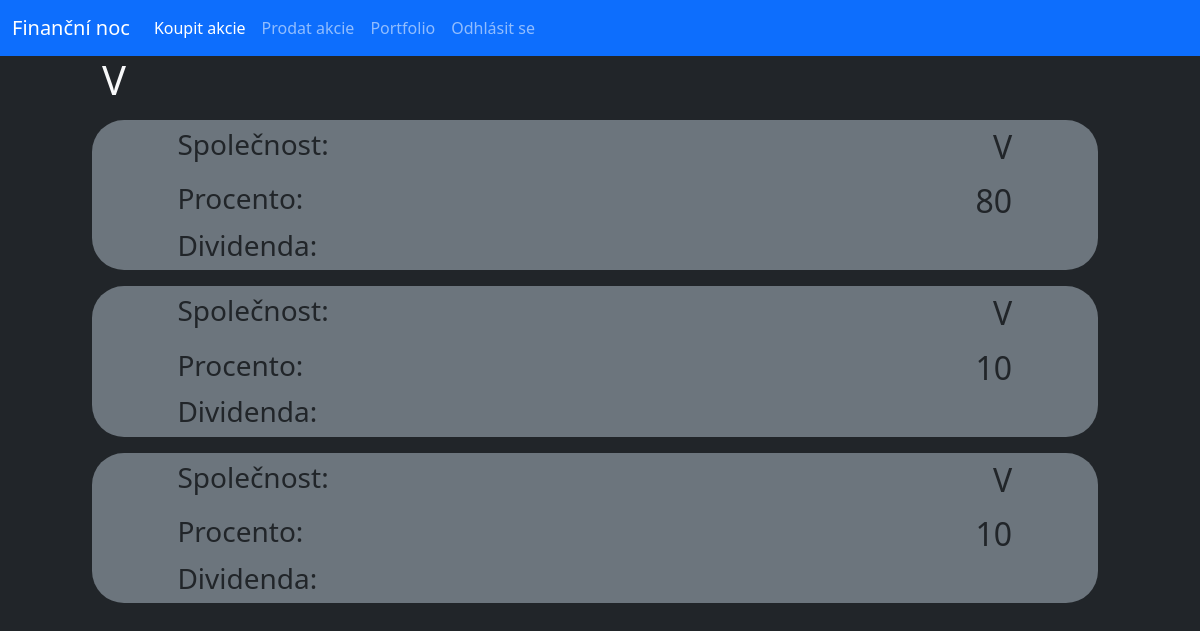
Page /user (signed in) on the earlier database version.
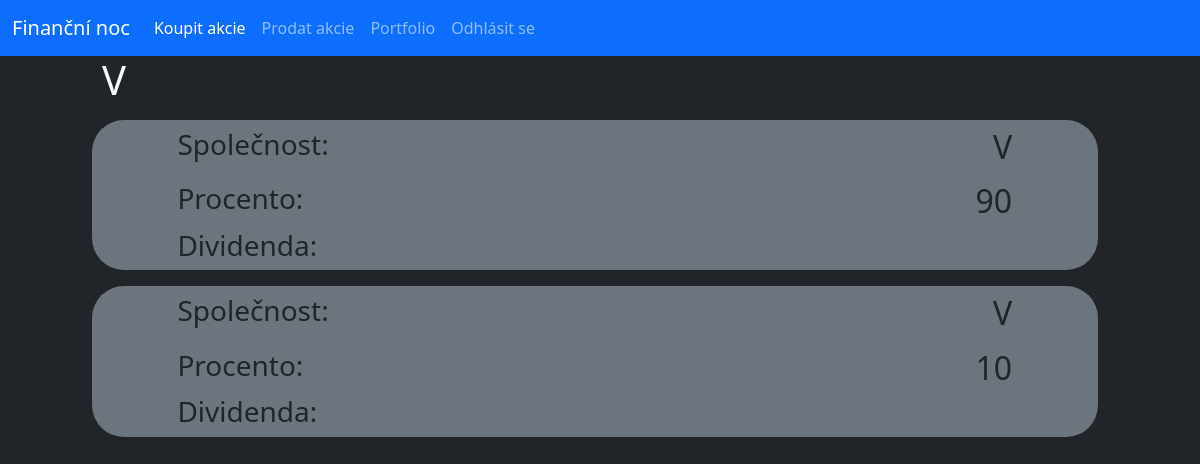
Same page on the later database version.
### database.py (models this page shows, shortened)
class Stock(db.Model):
    _id = db.Column("id", db.Integer, primary_key=True)
    owner = db.Column(db.String(40))
    name = db.Column(db.String(40))
    percentage = db.Column(db.Integer)
    isSelling = db.Column(db.Boolean)

### router.py (the view)
@app.route("/user")
def user():
    if "user" in session:
        user = session["user"]
        stocks = Stock.query.filter_by(owner=user).all()
        return render_template("user.html", usr=user, logged=True, stocks=stocks)
    else:
        return redirect(url_for("home"))

### Templates/user.html
{% extends "main.html" %}
{% block content %}
    <div class="row">
        <div class="col offset-1"><h1 class="text-light">{{usr}}</h1></div>
    </div>
    {% for stock in stocks%}
    <div class="row py-2">
        <div class="col-offset-1 col-11">
            <div class="conteiner offset-1 bg-secondary rounded-5">
                <div class="row py-2">
                    <div class="col-4 offset-1"><h3>Společnost:</h3></div>
                    <div class="col-6"><h2 class="text-end">{{stock.name}}</h2></div>
                </div>
                <div class="row">
                    <div class="col-4 offset-1"><h3>Procento:</h3></div>
                    <div class="col-6"><h2 class="text-end">{{stock.percentage}}</h2></div>
                </div>
                <div class="row">
                    <div class="col-4 offset-1"><h3>Dividenda:</h3></div>
                    <div class="col-6"><h2 class="text-end">{{stock.dividend}}</h2></div>
                </div>
            </div>
        </div>
    </div>
    {% endfor %}
{% endblock%}

Differences in the rows shown:
no longer on this page (row edited): Stock: name "V", percentage "10"
changed Stock (number 1 of 2 on the later page): percentage "80" → "90"
